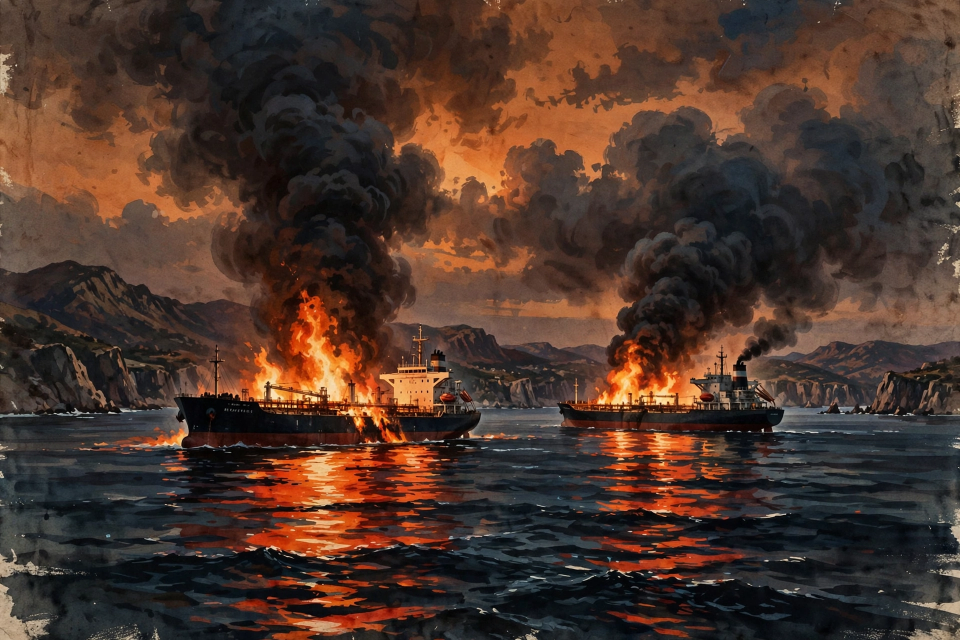
#> input picture hero.png, 1920 x 1280 px (shown at 1/2 size)
$ python compose.py
#> lines starting #> are read from the running program, lines starting #| are printed output that depends on the picture
#!/usr/bin/env python3
"""Compose the 25 Nov 2026 world-news front page (1024x1024 PNG).

Layout: thick masthead with date badge, one massive two-word headline
(TANKERS ABLAZE), a deck, ONE dominant illustration of the burning
tankers, then four more stories in the left column and a "day in
numbers" sidebar with four big callouts. All text is rendered with
PIL so the judge can read it exactly, even downsampled.
"""
import textwrap
from PIL import Image, ImageDraw, ImageFont

W, H = 1024, 1024
PAPER = (248, 244, 236)
INK = (22, 22, 22)
NAVY = (20, 33, 61)
RED = (163, 30, 34)
GREY = (90, 86, 78)
LINE = (200, 192, 176)

SERIF_B = "/usr/share/fonts/truetype/dejavu/DejaVuSerif-Bold.ttf"
SERIF = "/usr/share/fonts/truetype/dejavu/DejaVuSerif.ttf"
SANS = "/usr/share/fonts/truetype/dejavu/DejaVuSans.ttf"
SANS_B = "/usr/share/fonts/truetype/dejavu/DejaVuSans-Bold.ttf"


def font(path, size):
    return ImageFont.truetype(path, size)


def wrap(draw, text, fnt, width):
    """Greedy word wrap returning list of lines fitting `width` px."""
    words, lines, cur = text.split(), [], ""
    for w in words:
        t = (cur + " " + w).strip()
        if draw.textlength(t, font=fnt) <= width:
            cur = t
        else:
            if cur:
                lines.append(cur)
            cur = w
    if cur:
        lines.append(cur)
    return lines


def draw_para(draw, x, y, width, lines, fnt, fill, leading):
    for ln in lines:
        draw.text((x, y), ln, font=fnt, fill=fill)
        y += leading
    return y


img = Image.new("RGB", (W, H), PAPER)
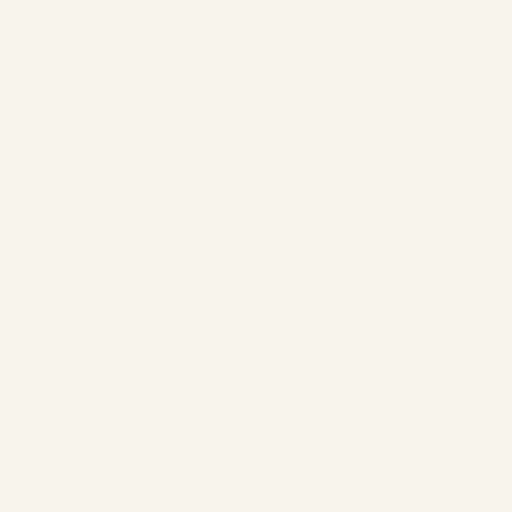
#> img: PIL image 1024x1024 RGB (shown at 1/2 size); mean R, G, B 248, 244, 236
d = ImageDraw.Draw(img)
M = 40  # margin
CW = W - 2 * M  # content width

# ---- Masthead ----
d.rectangle([0, 0, W, 108], fill=NAVY)
d.text((M, 16), "THE WORLD", font=font(SERIF_B, 58), fill=(250, 247, 240))
d.text((M, 80), "IN ONE PAGE", font=font(SANS_B, 17), fill=(212, 175, 105))
date_txt = "WEDNESDAY, 25 NOVEMBER 2026"
dw = d.textlength(date_txt, font=font(SANS_B, 19))
#> dw = 358.2
d.text((W - M - dw, 28), date_txt, font=font(SANS_B, 19), fill=(250, 247, 240))
sub = "ONE IMAGE  ·  THE WHOLE DAY"
sw = d.textlength(sub, font=font(SANS, 15))
#> sw = 234.3
d.text((W - M - sw, 58), sub, font=font(SANS, 15), fill=(180, 190, 210))
d.rectangle([0, 108, W, 112], fill=RED)

y = 126
# ---- Lead kicker + massive headline ----
d.text((M, y), "THE GULF  —  LEAD STORY", font=font(SANS_B, 18), fill=RED)
y += 30
# "TANKERS" in ink, "ABLAZE" in red, as large as fits the width.
headline_size = 96
for size in (108, 100, 96, 88, 80):
    f1 = font(SERIF_B, size)
    w1 = d.textlength("TANKERS ", font=f1)
    w2 = d.textlength("ABLAZE", font=f1)
    if w1 + w2 <= CW:
        headline_size = size
        break
#> this loop made 4 passes
#> (w1, w2) on passes 1 to 4: (638.5, 496), (591.2, 459.2), (567.6, 440.9), (520.3, 404.1)
f1 = font(SERIF_B, headline_size)
d.text((M, y), "TANKERS ", font=f1, fill=INK)
w1 = d.textlength("TANKERS ", font=f1)
d.text((M + w1, y), "ABLAZE", font=f1, fill=RED)
y += headline_size + 16
d.rectangle([M, y, W - M, y + 4], fill=INK)
y += 16
deck = ("Two oil tankers strike naval mines and catch fire in the Strait of "
        "Hormuz. The Houthis say their drones hit Saudi Arabia's Ras Tanura "
        "oil refinery, starting fires.")
y = draw_para(d, M, y, CW, wrap(d, deck, font(SERIF, 22), CW),
              font(SERIF, 22), (48, 48, 48), 29)
#> y = 334
y += 10
#> y = 344

# ---- ONE dominant illustration ----
hero = Image.open("hero.png").convert("RGB")
#> hero is the input picture: PIL image 1920x1280 RGB; mean R, G, B 75.5, 53.1, 43.1
tw, th = 944, 268
scale = max(tw / hero.width, th / hero.height)
#> scale = 0.492
hero = hero.resize((int(hero.width * scale), int(hero.height * scale)),
                   Image.LANCZOS)
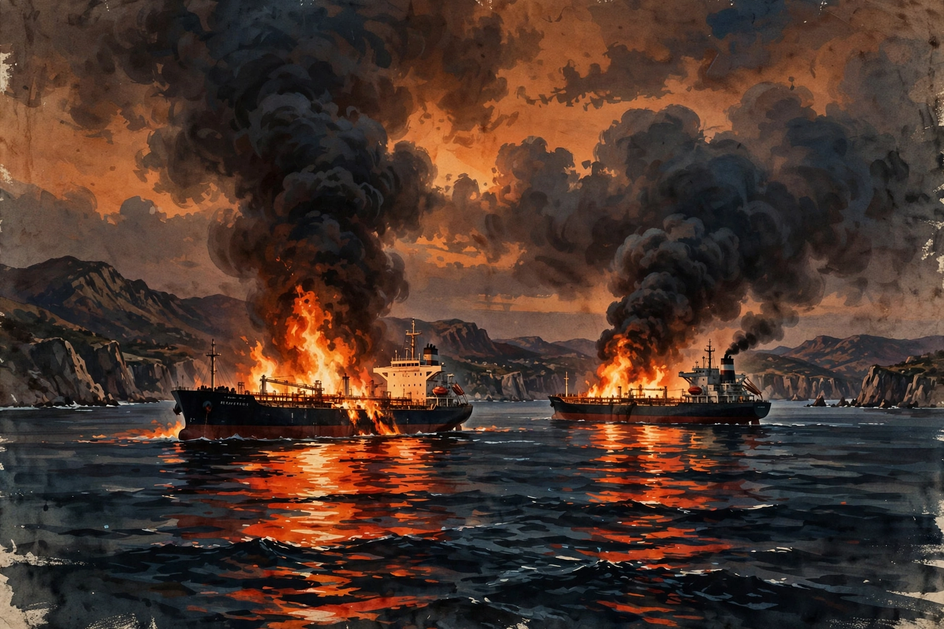
#> hero: PIL image 944x629 RGB; mean R, G, B 75.5, 53.1, 43.1
left = (hero.width - tw) // 2
#> left = 0
top = (hero.height - th) // 2
#> top = 180
hero = hero.crop((left, top, left + tw, top + th))
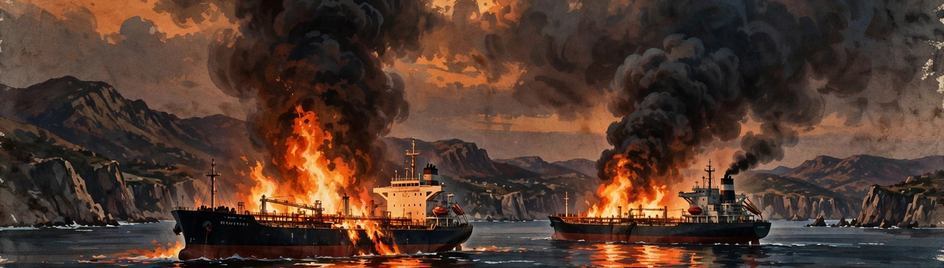
#> hero: PIL image 944x268 RGB; mean R, G, B 81.9, 57.1, 45.3
img.paste(hero, (M, y))
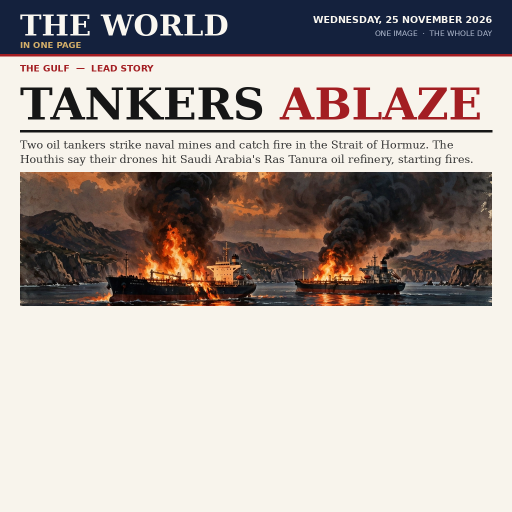
#> img: PIL image 1024x1024 RGB (shown at 1/2 size); mean R, G, B 179.7, 170.3, 165.1
d.rectangle([M, y, M + tw, y + th], outline=INK, width=2)
y += th + 8
#> y = 620
cap = ("Two tankers burn in the Strait of Hormuz after striking naval mines "
       "on Wednesday. Illustration.")
y = draw_para(d, M, y, CW, wrap(d, cap, font(SANS, 15), CW),
              font(SANS, 15), GREY, 20)
#> the loop in draw_para (call 2), `for ln in lines:` made 1 pass
#> y on pass 1: 640
#> y = 640
y += 8
#> y = 648
d.line([(M, y), (W - M, y)], fill=LINE, width=2)
y += 14
#> y = 662

# ---- Bottom: stories (left) + numbers sidebar (right) ----
top_y = y
#> top_y = 662
DIV_X = 652
LEFT_W = DIV_X - M - 16
SIDE_X = DIV_X + 16
SIDE_W = W - M - SIDE_X

stories = [
    ("UKRAINE HITS TWO RUSSIAN REFINERIES",
     "Ukrainian drones hit Rosneft's Syzran and Kuibyshev refineries, "
     "setting both ablaze; 145 Ukrainian drones downed."),
    ("SUDAN: 19 KILLED IN DRONE STRIKES",
     "RSF drones hit homes in Damazin and Roseires; 19 civilians are dead, "
     "20 wounded, among them six women."),
    ("SOLOMONS SIGN PACT WITH AUSTRALIA",
     "A treaty bars any foreign military base on the islands — a setback "
     "for Beijing's 2022 security pact."),
    ("SHENZHOU-24 DOCKS WITH TIANGONG",
     "China's spacecraft reaches its space station hours after launch, "
     "carrying Pakistan's first astronaut."),
]
sy = top_y
#> sy = 662
for head, body in stories:
    d.text((M, sy), head, font=font(SANS_B, 17), fill=RED)
    bl = wrap(d, body, font(SERIF, 18), LEFT_W)
    draw_para(d, M, sy + 24, LEFT_W, bl, font(SERIF, 18), (48, 48, 48), 23)
    sy += 24 + len(bl) * 23 + 6
#> this loop made 4 passes
#> sy on passes 1 to 4: 738, 814, 890, 966
#> after the loop, sy = 966
# vertical divider between stories and sidebar
d.line([(DIV_X, top_y), (DIV_X, top_y + 296)], fill=LINE, width=1)

# ---- Numbers sidebar ----
d.text((SIDE_X, top_y), "THE DAY IN NUMBERS", font=font(SANS_B, 17), fill=RED)
ny = top_y + 30
#> ny = 692
numbers = [
    ("50,018.70", "Dow's first close above 50,000"),
    ("$54.9B", "Dell Q3 revenue, up 103%"),
    ("-6.16%", "Seoul's KOSPI plunges"),
    ("145", "Ukrainian drones downed"),
]
for num, label in numbers:
    d.text((SIDE_X, ny), num, font=font(SANS_B, 32), fill=INK)
    ll = wrap(d, label, font(SANS, 14), SIDE_W)
    draw_para(d, SIDE_X, ny + 40, SIDE_W, ll, font(SANS, 14), GREY, 18)
    ny += 66
#> this loop made 4 passes
#> (ll, ny) on passes 1 to 4: (["Dow's first close above 50,000"], 758), (['Dell Q3 revenue, up 103%'], 824), (["Seoul's KOSPI plunges"], 890), (['Ukrainian drones downed'], 956)
#> after the loop, ny = 956

y = top_y + 308
#> y = 970
d.line([(M, y), (W - M, y)], fill=LINE, width=2)
y += 10
#> y = 980
foot = ("The world on Wednesday 25 November 2026 — drawn from public news "
        "wires (Reuters, AP, NYT, BBC). One image, the whole day.")
d.text((M, y), foot, font=font(SANS, 13), fill=GREY)

img.save("news.png", optimize=True)
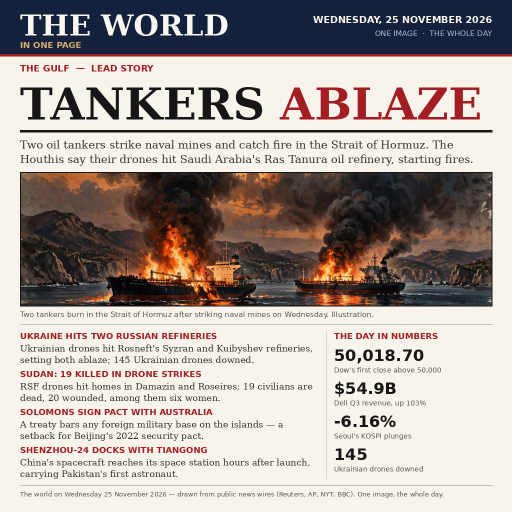
#> saved as news.png: PIL image 1024x1024 RGB (shown at 1/2 size); mean R, G, B 173.9, 163.4, 158.6
print("saved news.png", img.size, "headline size =", headline_size,
      "final footer y =", y)
#| saved news.png (1024, 1024) headline size = 88 final footer y = 980
